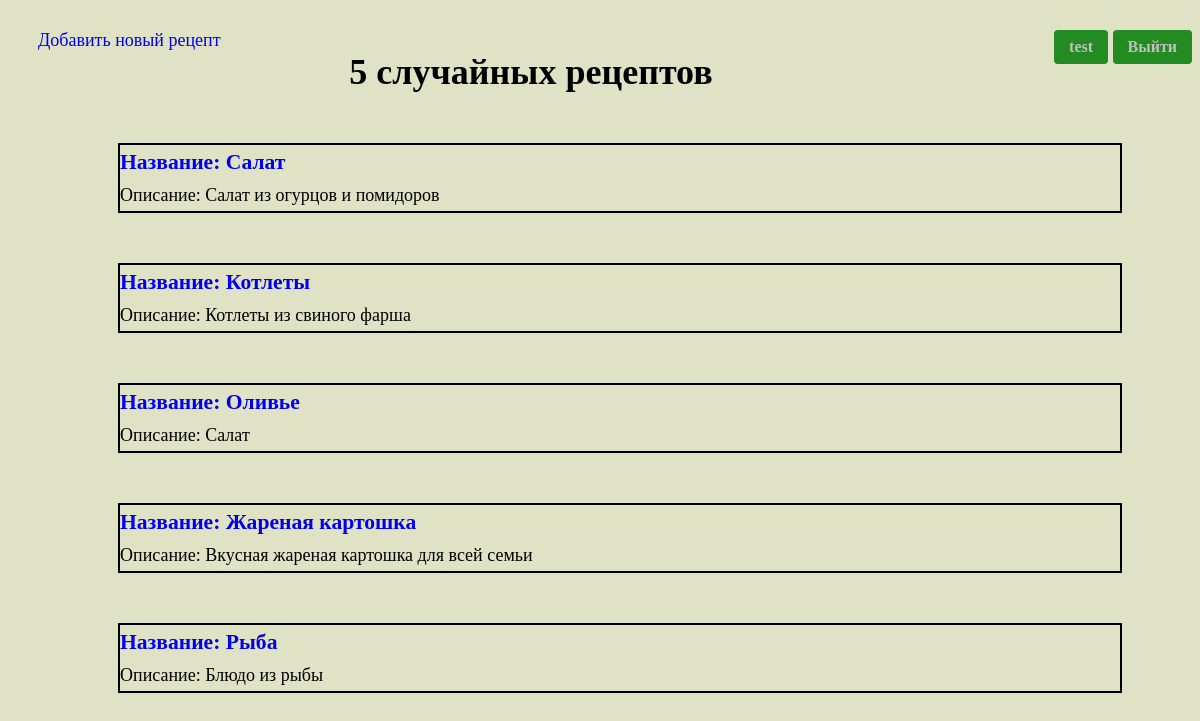
The app's page /main/ (signed in) with its own data.
### main/models.py (models this page shows, shortened)
class Receipt(models.Model):
    name = models.CharField(max_length=30, verbose_name="Название")
    description = models.TextField(blank=True, verbose_name="Описание")
    cooking_steps = models.TextField(verbose_name="Шаги приготовления")
    cooking_time = models.TimeField(null=True, verbose_name="Время приготовления")
    image = models.ImageField(upload_to='main/static/img/', null=True, blank=True, verbose_name="Изображение")
    author = models.CharField(max_length=50, null=False, verbose_name="Автор")
    user_created = models.ForeignKey(User, on_delete=models.CASCADE, blank=True)

### main/views.py (the view)
# urls.py: path('', HomePageView.as_view(), name='home_page'),
class HomePageView(ListView):
    template_name = "main/main.html"
    queryset = Receipt.objects.order_by("?")[:5]
    context_object_name = "receipts"

### main/templates/main/main.html (shortened to what this page needs)
{% extends 'main/index.html' %}
{% load static %}
{% block body %}
    <div class="menu">
        <div class="new_receipt">
            <a href="{% url "main:create_receipt" %}">Добавить новый рецепт</a>
        </div>
    </div>
    <h1 class="header">5 случайных рецептов</h1>
    {% for item in receipts %}
        <ul>
            <div class="border_block">
                <p class="bold_name"><a href="{% url "main:receipt_details" pk=item.pk %}">
                    Название: {{ item.name }}</a></p>
                <p>Описание: {{ item.description }}</p>
            </div>
        </ul>
    {% endfor %}
{% endblock %}

### main/templates/main/user-info.html
<nav>
    <div class="user_info">
        {% if user.is_authenticated %}
                    <a href="{% url "main:profile" %}" class="btn">{{ user }}</a>
                    <a href="{% url "authentication:logout" %}" class="btn">Выйти</a>
                {% else %}
                    <button><a href="{% url "authentication:login" %}">Авторизоваться</a></button>
            {% endif %}
    </div>
</nav>

### main/static/css/style.css (style rules this page uses)
body { background: #d0d4a8a8; font-size: large; font-family: "Al Bayan"; }
p { margin: 5px 5px 5px 0px; }
a { text-decoration: none; }
.border_block { height: 100%; display: flex; flex-direction: column; width: 1000px; margin: 50px auto auto; border: solid black 2px; }
.bold_name { font-weight: bold; font-size: larger; }
.user_info { float: right; }
.new_receipt { float: left; }
.menu { margin: 30px; }
.btn { padding: 8px 15px; background-color: forestgreen; color: silver; text-decoration: none; border: none; border-radius: 4px; font-weight: bold; display: inline-block; font-size: 16px; }
.header { height: 100%; display: flex; flex-direction: column; align-items: center; width: 1000px; margin: 50px auto auto; }

### records on screen
Receipt: name "Салат", description "Салат из огурцов и помидоров"
Receipt: name "Котлеты", description "Котлеты из свиного фарша"
Receipt: name "Оливье", description "Салат"
Receipt: name "Жареная картошка", description "Вкусная жареная картошка для всей семьи"
Receipt: name "Рыба", description "Блюдо из рыбы"

### other values on screen
{{ user }} "test"
